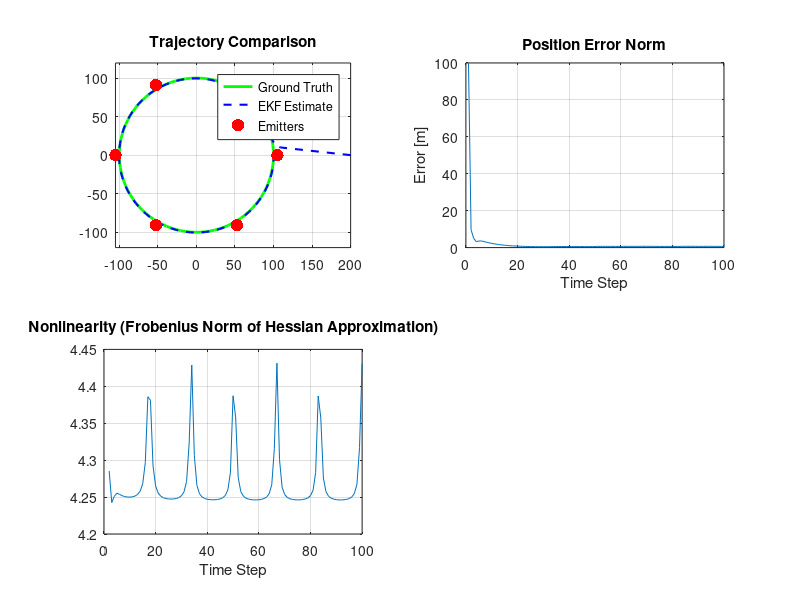

Recreate this plot in MATLAB.
% circle_toa_ekf_simulation.m
% Simulates circular trajectory + TOA measurements + EKF estimation 
% with non-Gaussian noise and nonlinearity analysis

rng(42);

%% Parameter Settings
clear; clc; close all;

% Simulation parameters
num_steps = 100;         % Number of time steps
dt = 1.0;                % Sampling interval
radius = 100;            % Radius of circular trajectory [m]
omega = 2*pi/(num_steps*dt);  % Constant angular velocity [rad/s]

% Emitter parameters
num_emitters = 6;
emitter_radius = 105;    % Radius at which emitters are placed [m]

% TOA noise parameters (Gaussian Mixture Model)
gmm_weights = [1, 0];       % Mixing weights
gmm_sigmas = [0.1, 10];     % Standard deviations [m]

%% Simulate Ground Truth Circular Trajectory
angles = linspace(0, 2*pi, num_steps);
true_positions = [radius * cos(angles); radius * sin(angles)];
true_velocities = [angles+pi/2; ones(size(angles))*omega];

%% Define Emitter Locations
emitter_angles = linspace(0, 2*pi, num_emitters+1); emitter_angles(end) = [];
emitter_positions = emitter_radius * [cos(emitter_angles); sin(emitter_angles)];

%% Simulate TOA Range Measurements
toa_measurements = zeros(num_emitters, num_steps);
for t = 1:num_steps
    for i = 1:num_emitters
        d = norm(true_positions(:,t) - emitter_positions(:,i));
        % Sample from GMM noise
        k = find(rand <= cumsum(gmm_weights),1);
        noise = gmm_sigmas(k) * randn();
        toa_measurements(i,t) = d + noise;
    end
end

% Save simulation data
save('circle_cv_gmm_L2.mat');

%% EKF Initialization
Q = diag([1e-2, 1e-2, 1e-4, 1e-4]);   % Process noise covariance
R_base = 1^2;                         % Measurement noise variance [m^2]

x_est = [200; 0; 0; omega];           % Initial state estimate
P = diag([50, 50, 0.1, 0.1]);         % Initial state covariance

% Motion model (with true angular velocity)
f = @(x, dt, omega) [
    x(1) + x(3)*dt;
    x(2) + x(4)*dt;
    x(3) - omega * x(4) * dt;
    x(4) + omega * x(3) * dt
];

% Jacobian of motion model
F = @(x, dt, omega) [
    1, 0, dt, 0;
    0, 1, 0, dt;
    0, 0, 1, -omega * dt;
    0, 0, omega * dt, 1
];

% TOA measurement model and Jacobian
h = @(x, ep) sqrt((x(1)-ep(1)).^2 + (x(2)-ep(2)).^2);
H = @(x, ep) [(x(1)-ep(1))/h(x,ep), (x(2)-ep(2))/h(x,ep), 0, 0];

x_estimates = zeros(4, num_steps);
x_estimates(:,1) = x_est;

frobenius_norms = zeros(1, num_steps);  % Nonlinearity indicator

%% EKF Loop
for t = 2:num_steps
    % True velocity (used only for reference)
    v_true = [ -radius * sin(angles(t)); radius * cos(angles(t)) ] * omega;

    % Prediction step
    x_pred = f(x_est, dt, omega);
    Fk = F(x_est, dt, omega);
    P_pred = Fk * P * Fk' + Q;

    % Update step with multiple TOA measurements
    z = toa_measurements(:,t);
    H_all = zeros(num_emitters, 4);
    h_all = zeros(num_emitters, 1);
    R = R_base * eye(num_emitters);

    for i = 1:num_emitters
        H_all(i,:) = H(x_pred, emitter_positions(:,i));
        h_all(i) = h(x_pred, emitter_positions(:,i));
    end

    y = z - h_all;
    S = H_all * P_pred * H_all' + R;
    K = P_pred * H_all' / S;
    x_est = x_pred + K * y;
    P = (eye(4) - K * H_all) * P_pred;

    x_estimates(:,t) = x_est;

    % Compute Frobenius norm of approximate Hessian
    H_f = zeros(4,4);
    for i = 1:num_emitters
        Hi = H(x_est, emitter_positions(:,i));
        H_f = H_f + Hi' * Hi;
    end
    frobenius_norms(t) = norm(H_f, 'fro');
end

%% Visualization
figure;
subplot(2,2,1);
plot(true_positions(1,:), true_positions(2,:), 'g', 'LineWidth',2); hold on;
plot(x_estimates(1,:), x_estimates(2,:), 'b--', 'LineWidth',1.5);
scatter(emitter_positions(1,:), emitter_positions(2,:), 80, 'r', 'filled');
legend('Ground Truth','EKF Estimate','Emitters'); axis equal;
title('Trajectory Comparison'); grid on;

subplot(2,2,2);
plot(1:num_steps, vecnorm(x_estimates(1:2,:) - true_positions));
title('Position Error Norm'); grid on; xlabel('Time Step'); ylabel('Error [m]');

subplot(2,2,3);
plot(2:num_steps, frobenius_norms(2:end));
title('Nonlinearity (Frobenius Norm of Hessian Approximation)');
xlabel('Time Step'); grid on;
